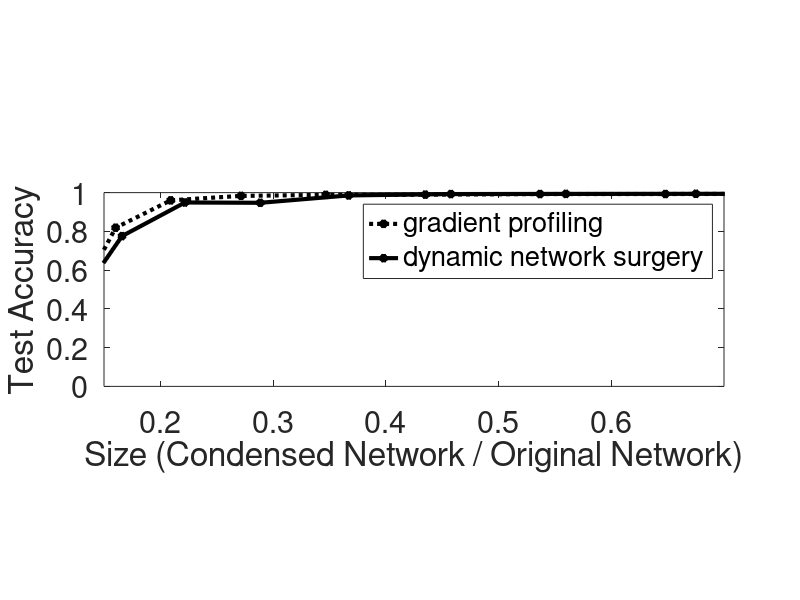
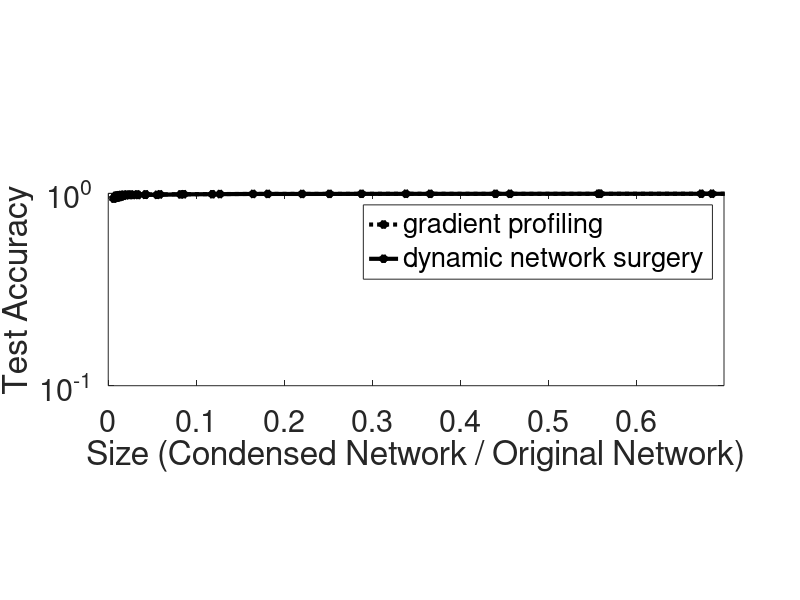

The MATLAB source for these figures, in order:
% gp_accuracy = [0.99360013, 0.99380016, 0.99370015, 0.99290013, 0.99350011, 0.99220014, 0.99040008, 0.97930014, 0.95780015, 0.83580005, 0.43249989, 0.27589998, 0.18939999, 0.28559998, 0.24719997, 0.1276, 0.098099999, 0.095299989, 0.093499996, 0.1362, 0.11330001, 0.1718, 0.08919999, 0.098799989, 0.071099997];
% gp_size = [1.0, 0.9001274416664736, 0.7806404523020599, 0.6665824779294205, 0.5611673656648979, 0.46475426929582686, 0.38104363139235814, 0.309914961651644, 0.2508399564381213, 0.20450680075074726, 0.16936997474337884, 0.14391408114558474, 0.12705934147415252, 0.11667400421716059, 0.11018838195426003, 0.10655050165674167, 0.10439789605394258, 0.10334128878281623, 0.10273188590495169, 0.10245151423870982, 0.10236114651157402, 0.10230090136015015, 0.10226382742081239, 0.10224760757235211, 0.10223602196630906];

gp_accuracy = [0.99360013, 0.99380016, 0.99380016, 0.99280018, 0.99270016, 0.98950016, 0.9884001, 0.98320019, 0.96020013, 0.81870008, 0.41209987, 0.13049999, 0.23569998, 0.15329999, 0.2145, 0.16559999, 0.13749999, 0.08919999, 0.091699995, 0.10479999, 0.1364, 0.11399999, 0.12359999, 0.11089999, 0.047299996];
gp_size = [1.0, 0.8945802534930603, 0.7684547118659777, 0.6480594109877887, 0.5367889334291077, 0.43502096994693795, 0.3466575526565795, 0.27157819125518456, 0.20921982528906088, 0.16031234793892069, 0.12322450587390227, 0.0963528512176472, 0.07856199457793638, 0.06760201126120907, 0.06075260096855666, 0.056913131125889194, 0.05464003522024237, 0.053527817040109366, 0.052883657344115674, 0.05258706582941353, 0.05249206385986051, 0.05242718446601942, 0.05239011052668165, 0.05237157355701277, 0.052359987950969716];

ds_accuracy = [0.99389023, 0.99389023, 0.99379009, 0.99338943, 0.99258816, 0.98557693, 0.94751602, 0.94911861, 0.77564102, 0.39803687, 0.12129407, 0.11858974, 0.13110977, 0.11348157, 0.10747196, 0.1045673, 0.082532048, 0.08203125, 0.098157048, 0.097455926, 0.097455926, 0.097455926, 0.097455926, 0.097455926, 0.097455926];
ds_size = [1.0, 0.8082767569571564, 0.6750700929165605, 0.5597307505155594, 0.45769631809439953, 0.3671015130801492, 0.2886414718353917, 0.2218319160275274, 0.16597770929397318, 0.12118080496790787, 0.08547396714322127, 0.05864402066872118, 0.03965289524295016, 0.025896146627430082, 0.017044743610538267, 0.011388650740320225, 0.0076256458975369, 0.005510114234075584, 0.0041499640846212665, 0.003415436661491763, 0.002945061056143847, 0.0026948119656139214, 0.002604444238478115, 0.002551150450680075, 0.002527979238593971]

ds_acc_10epo = [0.99380004, 0.99380016, 0.9940002, 0.99410015, 0.99360019, 0.99320012, 0.99310017, 0.99210012, 0.99220014, 0.98930013, 0.98700011, 0.98130012, 0.98160017, 0.97970009, 0.97950011, 0.97930008, 0.97720015, 0.9697001, 0.96150011, 0.9568001, 0.95350015, 0.95110011, 0.95220011, 0.94860011, 0.94460011];
ds_size_10epo = [1.0, 0.8083485877146234, 0.6741177560998216, 0.5591468359709897, 0.456688370368654, 0.366068077021109, 0.2879695066848947, 0.2204787172416989, 0.1646708529323169, 0.11837013694186344, 0.08222304608754084, 0.05539773385545798, 0.041886600088050605, 0.03412424403920569, 0.028099728896818593, 0.023933544963737053, 0.02046018027203003, 0.017526704821929234, 0.014989457098500823, 0.012948073313715041, 0.011437310285701045, 0.010179113469425585, 0.009201288319391987, 0.008438955441759158, 0.0077368677155502];

gp_acc_10epo = [0.99380016, 0.99420017, 0.9945001, 0.99450004, 0.99360019, 0.99320018, 0.9940002, 0.99260008, 0.99250019, 0.99100018, 0.98900014, 0.98700011, 0.98640019, 0.98620009, 0.9848001, 0.98450017, 0.98230016, 0.98030013, 0.97710013, 0.97250015, 0.96970016, 0.96910012, 0.94740015, 0.94030011, 0.9406001];
gp_size_10epo = [1.0, 0.9715272145885951, 0.8256598002641519, 0.686361424566119, 0.5572699677920152, 0.44028778645410943, 0.3384410408508469, 0.2515628982552077, 0.18134254002826888, 0.1269689737470167, 0.08590958593044003, 0.05881780475936696, 0.04282503417753783, 0.032835924647218295, 0.025991148596983107, 0.02111592557406678, 0.017308895428319857, 0.014245661190536878, 0.011928539981926455, 0.010188381954260027, 0.008990430289408439, 0.008042727715086776, 0.0072456380193247905, 0.006538916050698612, 0.00597817271821489];

figure
% subplot(2,1,1)
plot(gp_size,gp_accuracy, '*:black','LineWidth',3);
hold on
plot(ds_size,ds_accuracy,'*-black','LineWidth',3);
lgd = legend('gradient profiling', 'dynamic network surgery');
set(lgd, 'FontSize', 22);
xlabel('Size (Condensed Network / Original Network)','FontSize',22);
ylabel('Test Accuracy','FontSize',22);
set(gca,'fontsize',22);


x_width=3.25 ;y_width=1.125
set(gcf,'Units','normalized');
set(gcf,'Position',[0 0 x_width y_width]);
set(gca,'XLim',[0.15 0.7])
% set(gca,'yscale','log')

pbaspect([3.2 1 1])

figure
% subplot(2,1,1)
plot(gp_size_10epo,gp_acc_10epo, '*:black','LineWidth',3);
hold on
plot(ds_size_10epo,ds_acc_10epo,'*-black','LineWidth',3);
lgd = legend('gradient profiling', 'dynamic network surgery');
set(lgd, 'FontSize', 22);
xlabel('Size (Condensed Network / Original Network)','FontSize',22);
ylabel('Test Accuracy','FontSize',22);
set(gca,'fontsize',22);
set(gca,'yscale','log')


x_width=3.25 ;y_width=1.125
set(gcf,'Units','normalized');
set(gcf,'Position',[0 0 x_width y_width]);
set(gca,'XLim',[0 0.7])
set(gca,'yscale','log')

pbaspect([3.2 1 1])


